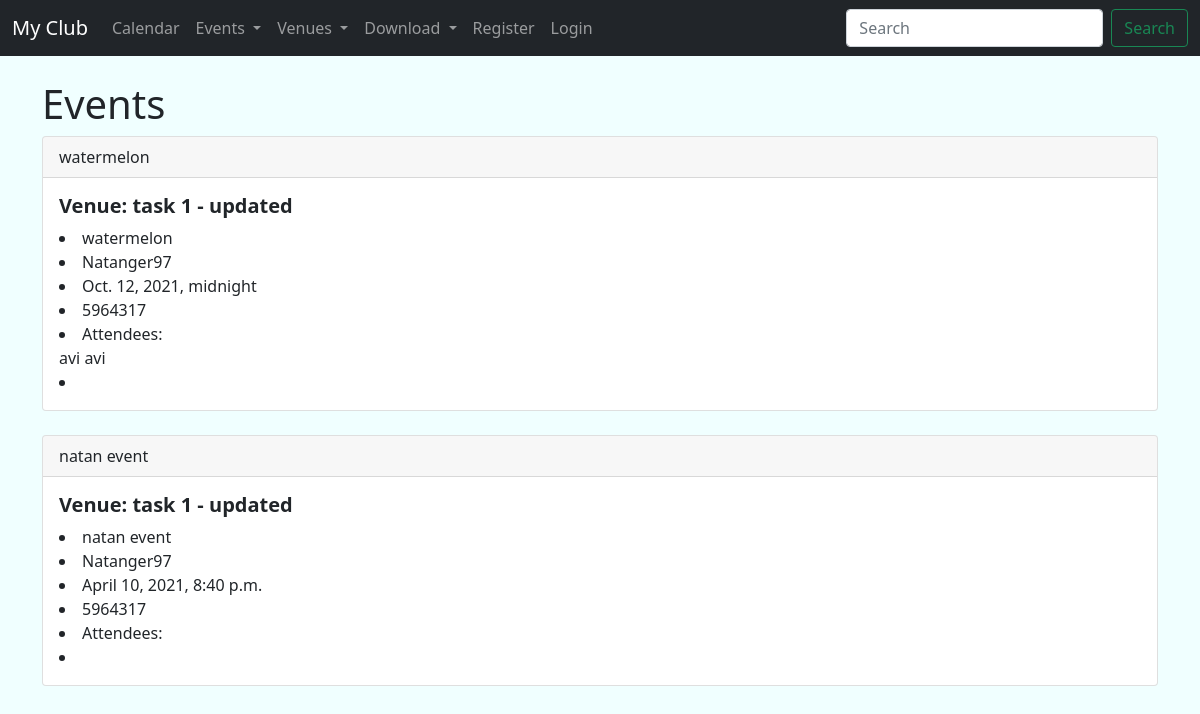
The app's page /events with its own data.
### events/models.py (models this page shows)
class Event(models.Model):
    name = models.CharField("Event Name",
                            max_length=120)
    venue = models.ForeignKey(Venue,
                              blank=True,
                              null=True,
                              on_delete=models.CASCADE)
    event_date = models.DateTimeField('Event Date')
    manger = models.ForeignKey(User,
                               blank=True,
                               null=True,
                               on_delete=models.SET_NULL)
    attendees = models.ManyToManyField(MyClubUser,
                                       blank=True)
    description = models.TextField(blank=True)  # blank = True -> empty text field
    def __str__(self):
        return self.name

class Venue(models.Model):
    name = models.CharField('Venue name',
                            max_length=120)
    address = models.CharField('Venue Address',
                               max_length=300)
    zip_code = models.CharField('Zip Code',
                                max_length=15,
                                blank=True)
    phone = models.CharField('Contact Phone',
                             max_length=25,
                             blank=True)
    web = models.URLField('Website Address',
                          blank=True)
    email_address = models.EmailField('Email Address',
                                      blank=True)
    owner = models.IntegerField("Venue Owner",blank=False,default=1,editable=False) # in default admin is the owner
    def __str__(self):
        return self.name

class MyClubUser(models.Model):
    first_name = models.CharField(max_length=300)
    last_name = models.CharField(max_length=300)
    email = models.EmailField('User Email')
    def __str__(self):
        return self.first_name + ' ' + self.last_name

### events/views.py (the view)
# urls.py: path('events',views.all_events,name='list-events'),
def all_events(request):
    event_list = Event.objects.all().order_by('-event_date')
    return render(request,
                  'events/event_list.html',
                  {"event_list": event_list})

### templates/events/event_list.html (shortened to what this page needs)
{% extends 'events/base.html' %}
{% block content %}
    <h1>Events</h1>
    {% for event in event_list %}
        <div class="card">
            <div class="card-header">
                {{ event }}
            </div>
            <div class="card-body">
                <h5 class="card-title">
                    <strong> Venue: {{ event.venue }}</strong>
                </h5>
                <li>{{ event.name }}</li>
                <li>{{ event.manger }}</li>
                <li>{{ event.event_date }}</li>
                <li>{{ event.venue.zip_code }}</li>
                <li>Attendees: <br/>
                    {% for attendee in event.attendees.all %}
                        {{ attendee }}<br/>
                    {% endfor %}
                </li>
                <li>{{ event.description }}</li>
            </div>
        </div>
        <br>
    {% endfor %}
    </div>
{% endblock %}

### templates/events/base.html (shortened to what this page needs)
<!doctype html>
<html lang="en">
<head>
    <link href="https://cdn.jsdelivr.net/npm/bootstrap@5.1.1/dist/css/bootstrap.min.css" rel="stylesheet"
>
</head>
<body>
{% include 'events/navbar.html' %}
<br>
<div class="container">
    {% block content %}
    {% endblock content %}
</body>
</html>

### templates/events/navbar.html (shortened to what this page needs)
<nav class="navbar navbar-expand-lg navbar navbar-dark bg-dark">
    <div class="container-fluid">
        <a class="navbar-brand" href="{% url 'home' %}">My Club</a>
        <div class="collapse navbar-collapse" id="navbarSupportedContent">
            <ul class="navbar-nav me-auto mb-2 mb-lg-0">
                <li class="nav-item"><a class="nav-link" href="{% url 'home' '2021' 'March' %}">Calendar</a></li>
                <li class="nav-item dropdown">
                    <a class="nav-link dropdown-toggle" href="#" id="navbarDropdown" role="button"
                       data-bs-toggle="dropdown" aria-expanded="false">
                        Events
                    </a>
                </li>
                <li class="nav-item dropdown">
                    <a class="nav-link dropdown-toggle" href="#" id="navbarDropdown" role="button"
                       data-bs-toggle="dropdown"
                       aria-expanded="false">
                        Venues
                    </a>
                </li>
                <li class="nav-item dropdown">
                    <a class="nav-link dropdown-toggle" href="#" id="navbarDropdown" role="button"
                       data-bs-toggle="dropdown" aria-expanded="false">
                        Download
                    </a>
                </li>
                {% if user.is_authenticated %}
                    <li class="nav-item"><a class="nav-link" href="{% url 'logout' %}">Logout</a></li>
                {% else %}
                    <li class="nav-item"><a class="nav-link" href="{% url 'register-user' %}">Register</a></li>
                    <li class="nav-item"><a class="nav-link" href="{% url 'login' %}">Login</a></li>
                {% endif %}
            </ul>
            <form class="d-flex" method="POST" action="{% url 'search-venues' %}">
                <input class="form-control me-2" type="search" placeholder="Search " aria-label="Search"
                       name="searched">
                <button class="btn btn-outline-success" type="submit">Search</button>
            </form>
        </div>
    </div>
</nav>

### templates/events/base.html (style rules this page uses)
body { background: azure }

### records on screen
Event: name "watermelon", venue "task 1 - updated", manger "Natanger97", event_date "Oct. 12, 2021, midnight", venue.zip_code "5964317"
MyClubUser: first_name+last_name "avi avi"
Event: name "natan event", venue "task 1 - updated", manger "Natanger97", event_date "April 10, 2021, 8:40 p.m.", venue.zip_code "5964317"
